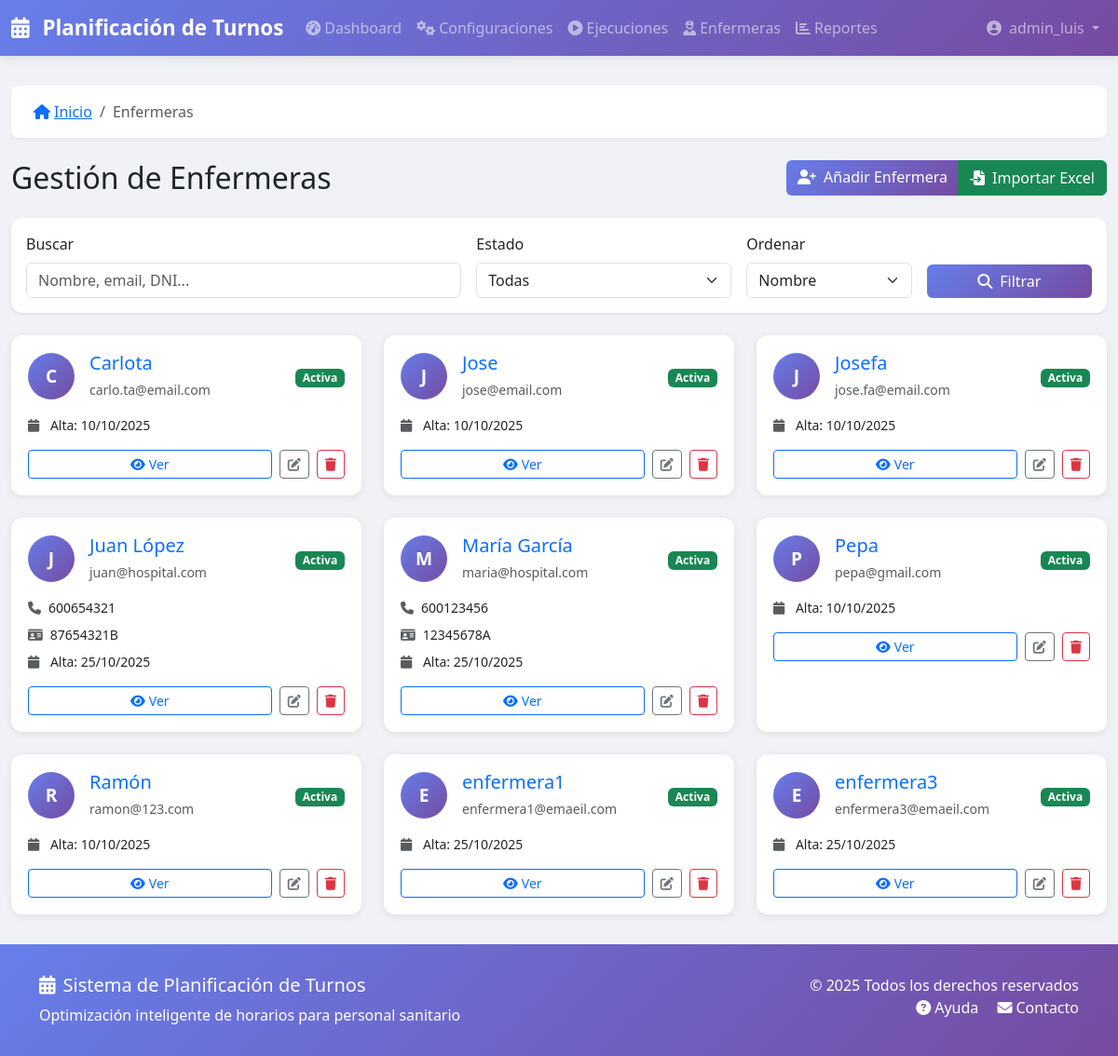
Page /enfermeras/ (signed in) on the committed database.
### turnos/models.py (models this page shows, shortened)
class Enfermera(models.Model):
    nombre = models.CharField(_('Nombre'), max_length=200)
    email = models.EmailField(_('Email'), unique=True)
    telefono = models.CharField(_('Teléfono'), max_length=20, blank=True)
    dni = models.CharField(_('DNI'), max_length=20, blank=True, unique=True, null=True)
    activa = models.BooleanField(_('Activa'), default=True)
    fecha_alta = models.DateField(_('Fecha de alta'), auto_now_add=True)
    preferencias = models.JSONField(_('Preferencias'), default=dict, blank=True)
    notas = models.TextField(_('Notas'), blank=True)
    class Meta:
        verbose_name = _('Enfermera')
        verbose_name_plural = _('Enfermeras')
        ordering = ['nombre']

### turnos/views.py (the view)
# urls.py: path('enfermeras/', views.EnfermeraListView.as_view(), name='enfermera_lista'),
class EnfermeraListView(LoginRequiredMixin, SearchMixin, PaginationMixin, ListView):
    model = Enfermera
    template_name = 'turnos/enfermera_list.html'
    context_object_name = 'enfermeras'
    paginate_by = 15
    search_fields = ['nombre', 'email', 'dni']
    def get_queryset(self):
        queryset = super().get_queryset()
        estado = self.request.GET.get('estado')
        if estado == 'activa':
            queryset = queryset.filter(activa=True)
        elif estado == 'inactiva':
            queryset = queryset.filter(activa=False)
        orden = self.request.GET.get('orden', 'nombre')
        queryset = queryset.order_by(orden)
        return queryset

### turnos/mixins.py (called while the page is built)
    def get_paginate_by(self, queryset):
        per_page = self.request.GET.get('per_page')
        if per_page and per_page.isdigit():
            return min(int(per_page), 100)  # Máximo 100
        return self.paginate_by

    def get_queryset(self):
        queryset = super().get_queryset()
        search_query = self.request.GET.get(self.search_param)
        if search_query and self.search_fields:
            from django.db.models import Q
            q_objects = Q()
            for field in self.search_fields:
                q_objects |= Q(**{f'{field}__icontains': search_query})
            queryset = queryset.filter(q_objects)
        return queryset

### turnos/templatetags/turnos_extras.py (called while the page is built)
@register.filter
def activo_badge(value):
    if value:
        return mark_safe('<span class="badge bg-success">Activa</span>')
    return mark_safe('<span class="badge bg-secondary">Inactiva</span>')

### backups/backup_20251025_181627/turnos/templates/turnos/enfermera_list.html (shortened to what this page needs)
{% extends 'base.html' %}
{% load static %}
{% load i18n %}
{% load turnos_extras %}
{% block breadcrumb_items %}
    <li class="breadcrumb-item active">{% trans "Enfermeras" %}</li>
{% endblock %}
{% block content %}
<div class="d-flex justify-content-between align-items-center mb-4">
    <h2 class="mb-0">{% trans "Gestión de Enfermeras" %}</h2>
    <div class="btn-group">
        <a href="{% url 'turnos:enfermera_nueva' %}" class="btn btn-primary">
            <i class="fas fa-user-plus me-2"></i>{% trans "Añadir Enfermera" %}
        </a>
        <a href="{% url 'turnos:enfermera_importar' %}" class="btn btn-success">
            <i class="fas fa-file-import me-2"></i>{% trans "Importar Excel" %}
        </a>
    </div>
</div>
<div class="card shadow-sm mb-4">
    <div class="card-body">
        <form method="get" action="" class="row g-3 align-items-end">
            <div class="col-md-5">
                <label class="form-label">{% trans "Buscar" %}</label>
                <input type="text"
                       name="q"
                       class="form-control"
                       value="{{ request.GET.q|default:'' }}"
                       placeholder="{% trans 'Nombre, email, DNI...' %}">
            </div>
            <div class="col-md-3">
                <label class="form-label">{% trans "Estado" %}</label>
                <select name="estado" class="form-select">
                    <option value="">{% trans "Todas" %}</option>
                </select>
            </div>
            <div class="col-md-2">
                <label class="form-label">{% trans "Ordenar" %}</label>
                <select name="orden" class="form-select">
                    <option value="nombre" {% if request.GET.orden == "nombre" %}selected{% endif %}>
                        {% trans "Nombre" %}
                    </option>
                </select>
            </div>
            <div class="col-md-2 d-grid">
                <button type="submit" class="btn btn-primary">
                    <i class="fas fa-search me-2"></i>{% trans "Filtrar" %}
                </button>
            </div>
        </form>
    </div>
</div>
{% if enfermeras %}
<div class="row row-cols-1 row-cols-md-2 row-cols-lg-3 g-4">
    {% for enfermera in enfermeras %}
    <div class="col">
        <div class="card h-100 enfermera-card {% if not enfermera.activa %}inactive{% endif %}">
            <div class="card-body">
                <div class="d-flex align-items-center mb-3">
                    <div class="user-avatar me-3">
                        {{ enfermera.nombre|first|upper }}
                    </div>
                    <div class="flex-grow-1">
                        <h5 class="mb-1">
                            <a href="{% url 'turnos:enfermera_detalle' enfermera.id %}" class="text-decoration-none">
                                {{ enfermera.nombre }}
                            </a>
                        </h5>
                        <small class="text-muted">{{ enfermera.email }}</small>
                    </div>
                    <div>
                        {{ enfermera.activa|activo_badge }}
                    </div>
                </div>
                {% if enfermera.telefono %}
                <p class="mb-2 small">
                    <i class="fas fa-phone text-muted me-2"></i>{{ enfermera.telefono }}
                </p>
                {% endif %}
                {% if enfermera.dni %}
                <p class="mb-2 small">
                    <i class="fas fa-id-card text-muted me-2"></i>{{ enfermera.dni }}
                </p>
                {% endif %}
                <p class="mb-3 small">
                    <i class="fas fa-calendar text-muted me-2"></i>
                    {% trans "Alta:" %} {{ enfermera.fecha_alta|date:"d/m/Y" }}
                </p>
                <div class="d-flex gap-2">
                    <a href="{% url 'turnos:enfermera_detalle' enfermera.id %}"
                       class="btn btn-sm btn-outline-primary flex-grow-1">
                        <i class="fas fa-eye me-1"></i>{% trans "Ver" %}
                    </a>
                    <a href="{% url 'turnos:enfermera_editar' enfermera.id %}"
                       class="btn btn-sm btn-outline-secondary">
                        <i class="fas fa-edit"></i>
                    </a>
                    <a href="{% url 'turnos:enfermera_eliminar' enfermera.id %}"
                       class="btn btn-sm btn-outline-danger">
                        <i class="fas fa-trash"></i>
                    </a>
                </div>
            </div>
        </div>
    </div>
    {% endfor %}
</div>
{% endif %}
{% endblock %}

### backups/backup_20251025_181627/turnos/templates/base.html (shortened to what this page needs)
{% load static %}
{% load i18n %}
<!DOCTYPE html>
<html lang="es">
<head>
    <link href="https://cdn.jsdelivr.net/npm/bootstrap@5.3.0/dist/css/bootstrap.min.css" rel="stylesheet">
    <link rel="stylesheet" href="https://cdnjs.cloudflare.com/ajax/libs/font-awesome/6.4.0/css/all.min.css">
</head>
<body>
    <nav class="navbar navbar-expand-lg navbar-dark">
        <div class="container-fluid">
            <a class="navbar-brand" href="{% url 'turnos:dashboard' %}">
                <i class="fas fa-calendar-alt me-2"></i>
                Planificación de Turnos
            </a>
            <div class="collapse navbar-collapse" id="navbarNav">
                <ul class="navbar-nav me-auto">
                    <li class="nav-item">
                        <a class="nav-link" href="{% url 'turnos:dashboard' %}">
                            <i class="fas fa-tachometer-alt me-1"></i>Dashboard
                        </a>
                    </li>
                    <li class="nav-item">
                        <a class="nav-link" href="{% url 'turnos:config_lista' %}">
                            <i class="fas fa-cogs me-1"></i>Configuraciones
                        </a>
                    </li>
                    <li class="nav-item">
                        <a class="nav-link" href="{% url 'turnos:ejecucion_lista' %}">
                            <i class="fas fa-play-circle me-1"></i>Ejecuciones
                        </a>
                    </li>
                    <li class="nav-item">
                        <a class="nav-link" href="{% url 'turnos:enfermera_lista' %}">
                            <i class="fas fa-user-nurse me-1"></i>Enfermeras
                        </a>
                    </li>
                    <li class="nav-item">
                        <a class="nav-link" href="{% url 'turnos:reportes' %}">
                            <i class="fas fa-chart-bar me-1"></i>Reportes
                        </a>
                    </li>
                </ul>
                <ul class="navbar-nav">
                    {% if user.is_authenticated %}
                    <li class="nav-item dropdown">
                        <a class="nav-link dropdown-toggle" href="#" id="userDropdown" role="button" data-bs-toggle="dropdown">
                            <i class="fas fa-user-circle me-1"></i>
                            {{ user.get_full_name|default:user.username }}
                        </a>
                    </li>
                    {% else %}
                    <li class="nav-item">
                        <a class="nav-link" href="{% url 'accounts:login' %}">
                            <i class="fas fa-sign-in-alt me-1"></i>Iniciar Sesión
                        </a>
                    </li>
                    {% endif %}
                </ul>
            </div>
        </div>
    </nav>
    <main class="main-content">
        <div class="container-fluid">
            {% block breadcrumb %}
            <nav aria-label="breadcrumb">
                <ol class="breadcrumb">
                    <li class="breadcrumb-item">
                        <a href="{% url 'turnos:dashboard' %}">
                            <i class="fas fa-home me-1"></i>Inicio
                        </a>
                    </li>
                    {% block breadcrumb_items %}{% endblock %}
                </ol>
            </nav>
            {% endblock %}
            {% block content %}{% endblock %}
        </div>
    </main>
    <footer>
        <div class="container">
            <div class="row">
                <div class="col-md-6">
                    <h5><i class="fas fa-calendar-alt me-2"></i>Sistema de Planificación de Turnos</h5>
                    <p class="mb-0">Optimización inteligente de horarios para personal sanitario</p>
                </div>
                <div class="col-md-6 text-md-end">
                    <p class="mb-0">&copy; 2025 Todos los derechos reservados</p>
                    <p class="mb-0">
                        <a href="#" class="text-white text-decoration-none me-3">
                            <i class="fas fa-question-circle me-1"></i>Ayuda
                        </a>
                        <a href="#" class="text-white text-decoration-none">
                            <i class="fas fa-envelope me-1"></i>Contacto
                        </a>
                    </p>
                </div>
            </div>
        </div>
    </footer>
</body>
</html>

### backups/backup_20251025_181627/turnos/templates/base.html (style rules this page uses)
:root { --primary-color: #667eea; --secondary-color: #764ba2; --success-color: #28a745; --danger-color: #dc3545; --warning-color: #ffc107; --info-color: #17a2b8; --dark-color: #343a40; --light-color: #f8f9fa; }
body { font-family: 'Segoe UI', Tahoma, Geneva, Verdana, sans-serif; background-color: #f0f2f5; min-height: 100vh; display: flex; flex-direction: column; }
.navbar { background: linear-gradient(135deg, var(--primary-color), var(--secondary-color)); box-shadow: 0 2px 10px rgba(0,0,0,0.1); }
.navbar-brand { font-weight: 700; font-size: 1.4rem; }
.main-content { flex: 1; padding: 2rem 0; }
.breadcrumb { background: white; padding: 1rem 1.5rem; border-radius: 8px; box-shadow: 0 2px 4px rgba(0,0,0,0.05); margin-bottom: 1.5rem; }
.card { border: none; border-radius: 12px; box-shadow: 0 2px 8px rgba(0,0,0,0.08); transition: all 0.3s ease; }
.btn-primary { background: linear-gradient(135deg, var(--primary-color), var(--secondary-color)); border: none; transition: all 0.3s ease; }
footer { background: linear-gradient(135deg, var(--primary-color), var(--secondary-color)); color: white; padding: 2rem 0; margin-top: auto; }

### backups/backup_20251025_181627/turnos/templates/turnos/enfermera_list.html (style rules this page uses)
.enfermera-card { transition: all 0.3s ease; border: 2px solid transparent; }
.user-avatar { width: 50px; height: 50px; border-radius: 50%; background: linear-gradient(135deg, #667eea, #764ba2); color: white; display: flex; align-items: center; justify-content: center; font-weight: bold; font-size: 1.2rem; }

### rows in the picture
Enfermera: nombre|first "C", nombre "Carlota", email "carlo.ta@email.com", activa|activo_badge "Activa", fecha_alta "10/10/2025"
Enfermera: nombre|first "J", nombre "Jose", email "jose@email.com", activa|activo_badge "Activa", fecha_alta "10/10/2025"
Enfermera: nombre|first "J", nombre "Josefa", email "jose.fa@email.com", activa|activo_badge "Activa", fecha_alta "10/10/2025"
Enfermera: nombre|first "J", nombre "Juan López", email "juan@hospital.com", activa|activo_badge "Activa", telefono "600654321", dni "87654321B", fecha_alta "25/10/2025"
Enfermera: nombre|first "M", nombre "María García", email "maria@hospital.com", activa|activo_badge "Activa", telefono "600123456", dni "12345678A", fecha_alta "25/10/2025"
Enfermera: nombre|first "P", nombre "Pepa", email "pepa@gmail.com", activa|activo_badge "Activa", fecha_alta "10/10/2025"
Enfermera: nombre|first "R", nombre "Ramón", email "ramon@123.com", activa|activo_badge "Activa", fecha_alta "10/10/2025"
Enfermera: nombre|first "E", nombre "enfermera1", email "enfermera1@emaeil.com", activa|activo_badge "Activa", fecha_alta "25/10/2025"
Enfermera: nombre|first "E", nombre "enfermera3", email "enfermera3@emaeil.com", activa|activo_badge "Activa", fecha_alta "25/10/2025"

### other values in the picture
{{ user.get_full_name|default:user.username }} "admin_luis"
